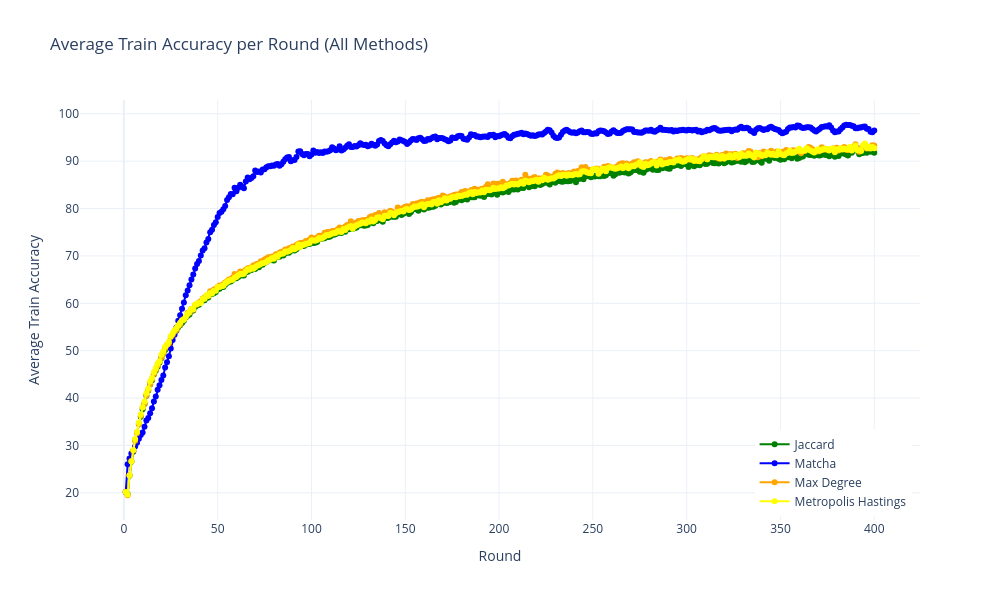

Source (notebook cell):
### Markdown cell above
## AVG Train accuracy per round

### Code cell
import plotly.graph_objects as go

fig = go.Figure()

methods = [
    ("jaccard", jaccard_p2p_metrics_df, "green"),
    ("matcha", matcha_p2p_metrics_df, "blue"),
    ("max_degree", max_degree_p2p_metrics_df, "orange"),
    ("metropolis_hastings", metropolis_p2p_metrics_df, "yellow")
]

for method_name, df, color in methods:
    print(f"\n{method_name.upper()}:")
    print(f"Shape: {df.shape}")
    print(f"Columns: {df.columns.tolist()}")
    
    if "round" in df.columns and "train_accuracy" in df.columns:
        avg_acc = (
            df.groupby("round")["train_accuracy"]
            .mean()
            .sort_index()
        )
        
        print(f"Data points: {len(avg_acc)}")
        print(f"Round range: {avg_acc.index.min()} to {avg_acc.index.max()}")
        print(f"Accuracy range: {avg_acc.min():.4f} to {avg_acc.max():.4f}")
        
        fig.add_trace(go.Scatter(
            x=avg_acc.index,
            y=avg_acc.values,
            mode='lines+markers',
            name=method_name.replace('_', ' ').title(),
            line=dict(color=color, width=2),
            marker=dict(size=6)
        ))
    else:
        print(f"WARNING: Missing required columns!")

fig.update_layout(
    title="Average Train Accuracy per Round (All Methods)",
    xaxis_title="Round",
    yaxis_title="Average Train Accuracy",
    hovermode='x unified',
    template='plotly_white',
    font=dict(size=12),
    legend=dict(
        yanchor="bottom",
        y=0.01,
        xanchor="right",
        x=0.99
    ),
    width=1000,
    height=600
)

fig.show()

### Figure 1 — Plotly figure (JSON) as saved in the notebook; plotly's stock layout.template omitted (floating-point values rounded to 4 significant figures; data arrays with more than 128 entries replaced by an {"elided": "..."} marker saying what was removed)
{"data": [{"line": {"color": "green", "width": 2}, "marker": {"size": 6}, "mode": "lines+markers", "name": "Jaccard", "type": "scatter", "x": {"elided": "400 int values"}, "y": {"elided": "400 float values"}}, {"line": {"color": "blue", "width": 2}, "marker": {"size": 6}, "mode": "lines+markers", "name": "Matcha", "type": "scatter", "x": {"elided": "400 int values"}, "y": {"elided": "400 float values"}}, {"line": {"color": "orange", "width": 2}, "marker": {"size": 6}, "mode": "lines+markers", "name": "Max Degree", "type": "scatter", "x": {"elided": "400 int values"}, "y": {"elided": "400 float values"}}, {"line": {"color": "yellow", "width": 2}, "marker": {"size": 6}, "mode": "lines+markers", "name": "Metropolis Hastings", "type": "scatter", "x": {"elided": "400 int values"}, "y": {"elided": "400 float values"}}], "layout": {"font": {"size": 12}, "height": 600, "hovermode": "x unified", "legend": {"x": 0.99, "xanchor": "right", "y": 0.01, "yanchor": "bottom"}, "title": {"text": "Average Train Accuracy per Round (All Methods)"}, "width": 1000, "xaxis": {"title": {"text": "Round"}}, "yaxis": {"title": {"text": "Average Train Accuracy"}}}}
